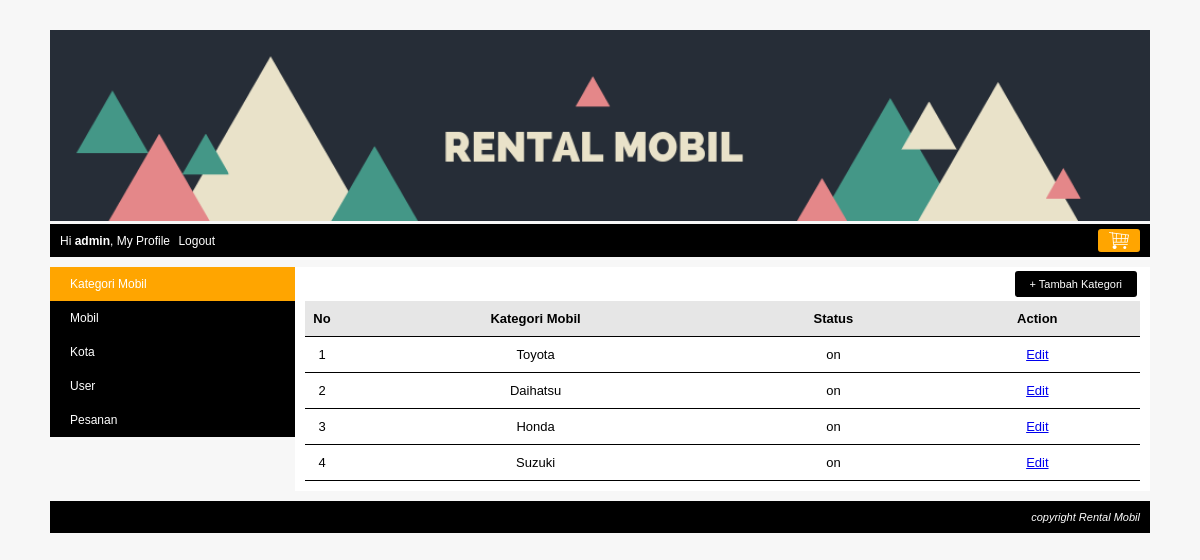
The page /index.php?page=my_profile&module=kategori&action=list (signed in) on the database its author committed.
### tables this page shows
CREATE TABLE `kategori` (
  `kategori_id` int(10) NOT NULL,
  `kategori` varchar(150) NOT NULL,
  `status` enum('on','off') NOT NULL
);

### module/kategori/list.php (the view)
<div id="frame-tambah">
	<a href="<?php echo BASE_URL."index.php?page=my_profile&module=kategori&action=form"; ?>" class="tombol-action">+ Tambah Kategori</a>
</div>
<?php
	$queryKategori = mysqli_query($koneksi,"SELECT * FROM kategori");
	if(mysqli_num_rows($queryKategori) == 0){
		echo"<h3> Saat ini belum ada nama kategori di dalam table kategori</h3>";
	}else{
		echo"<table class='table-list'>";
		echo"<tr class='baris-title'>
				<th class='kolom-nomor'>No</th>
				<th class='kiri'>Kategori Mobil</th>
				<th class='tengah'>Status</th>
				<th class='tengah'>Action</th>
			</tr>";
		$no=1;
		while($row=mysqli_fetch_assoc($queryKategori)){
			echo"<tr>
					<td class='kolom-nomor'>$no</td>
					<td class='kiri'>$row[kategori]</td>
					<td class='tengah'>$row[status]</td>
					<td class='tengah'>
						<a class='tomobol-action' href='".BASE_URL."index.php?page=my_profile&module=kategori&action=form&kategori_id=$row[kategori_id]'>Edit</a>
					</td>
				</tr>";
				$no++;
		}
		echo "</table>";
	}
?>

### css/style1.css (style rules this page uses)
body { font-family:arial; font-size:12px; color:black; background:#F7F7F7; margin:0px; }
.table-list { width: 100%; border-collapse: collapse; }
.table-list tr { border-bottom: 1px solid black; }
.table-list tr.baris-title { background: #E6E6E6; }
.table-list tr th, .table-list tr td { padding: 10px 7px; font-size:13px; text-align: center; }
.kolom-nomor { width: 20px; text-align: center; }
.kiri { text-align: left; font-size: 14-x; }
.tengah { text-align: center; }
#frame-tambah { margin-bottom: 10px; text-align: right; }
.tombol-action { background: black; color: white; padding: 7px 15px; border-radius: 3px; cursor: pointer; text-decoration: none; margin-right: 3px; font-size: 11px; }

### rows shown on the page
kategori: kategori "Toyota", status "on"
kategori: kategori "Daihatsu", status "on"
kategori: kategori "Honda", status "on"
kategori: kategori "Suzuki", status "on"

### other values the page prints
$nama "admin"
